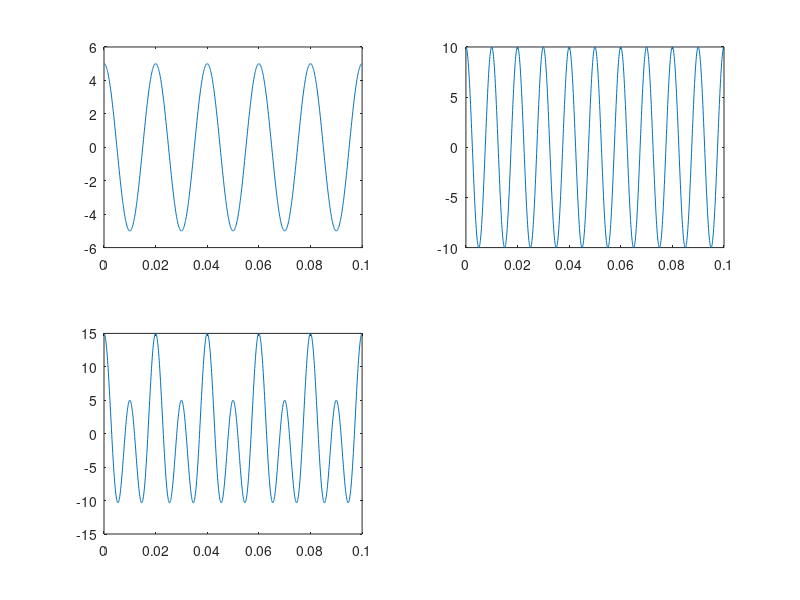

The MATLAB script that drew this image:
t = 0:0.0001:.1;
x1 = 5 * cos (100 * pi * t);
x2 = 10 * cos (200 * pi * t);
subplot(2,2,1);
plot(t,x1);
subplot(222);
plot(t,x2);

subplot(223);
plot(t,x1+x2);